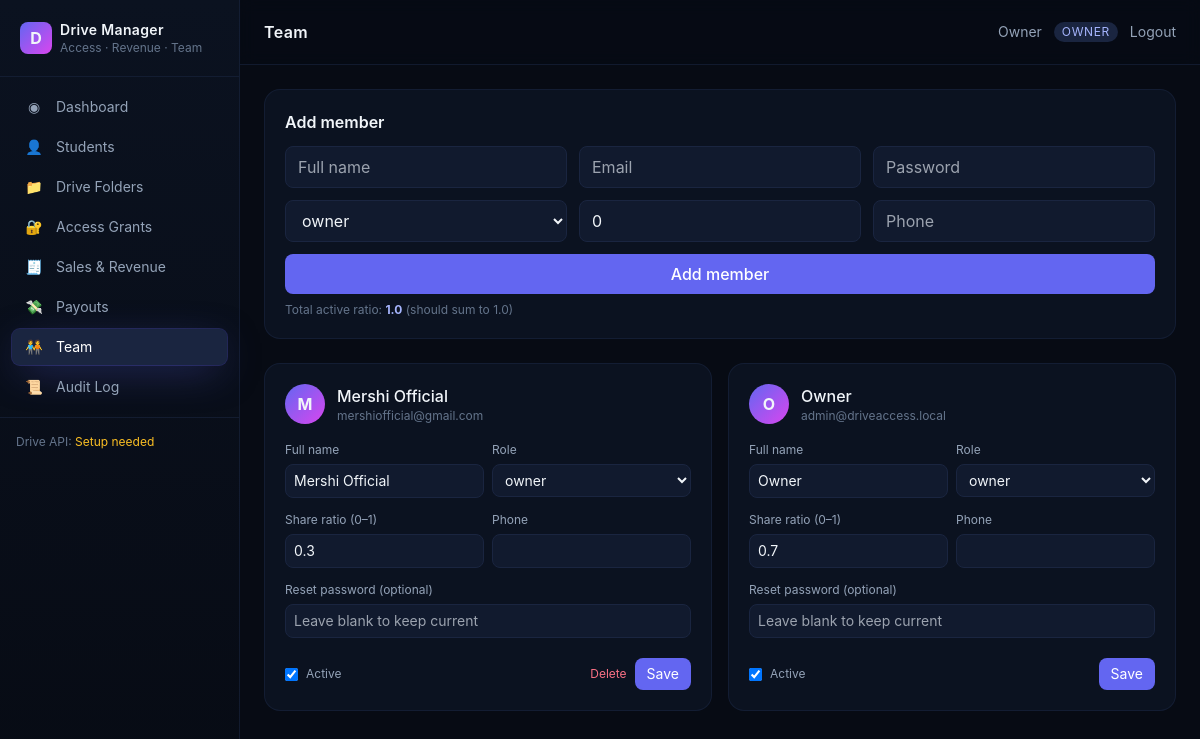
Screenshot of /team (signed in) with the database file from the repository.
### app/db.py (models this page shows)
class User(Base):
    __tablename__ = "users"
    id = Column(Integer, primary_key=True)
    email = Column(String(190), unique=True, nullable=False, index=True)
    password_hash = Column(String(255), nullable=False)
    full_name = Column(String(120), nullable=False)
    role = Column(Enum(UserRole), nullable=False, default=UserRole.viewer)
    is_active = Column(Boolean, nullable=False, default=True)
    default_ratio = Column(Float, nullable=False, default=0.0)
    phone = Column(String(40), nullable=True)
    notes = Column(Text, nullable=True)
    created_at = Column(DateTime, default=datetime.utcnow)
    updated_at = Column(DateTime, default=datetime.utcnow, onupdate=datetime.utcnow)
    payouts = relationship("Payout", back_populates="user", cascade="all,delete")

### app/routers/team.py (the view)
@router.get("/team", response_class=HTMLResponse)
def team_list(request: Request, db: Session = Depends(get_db), user=Depends(require_perm("team.view"))):
    members = db.query(User).order_by(User.role.asc(), User.full_name.asc()).all()
    total_ratio = round(sum(m.default_ratio for m in members if m.is_active), 4)
    return templates.TemplateResponse("team/list.html", {
        "request": request, "user": user, "members": members,
        "total_ratio": total_ratio, "can": can, "UserRole": UserRole,
    })

### app/templates/team/list.html (shortened to what this page needs)
{% extends "base.html" %}
{% block heading %}Team{% endblock %}
{% block content %}
{% if can(user.role, 'team.create') %}
<div class="rounded-2xl border border-ink-700/60 bg-ink-900 p-5 mb-6">
  <h3 class="font-semibold mb-3">Add member</h3>
  <form method="post" action="/team/new" class="grid grid-cols-1 md:grid-cols-3 gap-3">
    <input name="full_name" required placeholder="Full name" class="px-3 py-2 rounded-lg bg-ink-800 border border-ink-700">
    <input name="email" type="email" required placeholder="Email" class="px-3 py-2 rounded-lg bg-ink-800 border border-ink-700">
    <input name="password" type="password" required placeholder="Password" class="px-3 py-2 rounded-lg bg-ink-800 border border-ink-700">
    <select name="role" required class="px-3 py-2 rounded-lg bg-ink-800 border border-ink-700">
      {% for r in UserRole %}
      <option value="{{ r.value }}">{{ r.value }}</option>
      {% endfor %}
    </select>
    <input name="default_ratio" type="number" step="0.01" min="0" max="1" value="0" placeholder="Share ratio (0–1)" class="px-3 py-2 rounded-lg bg-ink-800 border border-ink-700">
    <input name="phone" placeholder="Phone" class="px-3 py-2 rounded-lg bg-ink-800 border border-ink-700">
    <button class="px-4 py-2 rounded-lg bg-brand-500 hover:bg-brand-400 text-white font-medium md:col-span-3">Add member</button>
  </form>
  <p class="text-xs text-slate-500 mt-2">Total active ratio: <b class="text-brand-300">{{ total_ratio }}</b> (should sum to 1.0)</p>
</div>
{% endif %}
<div class="grid grid-cols-1 md:grid-cols-2 gap-4">
  {% for m in members %}
  <div class="rounded-2xl border border-ink-700/60 bg-ink-900 p-5">
    <form method="post" action="/team/{{ m.id }}/update" class="space-y-3">
      <div class="flex items-center justify-between">
        <div class="flex items-center gap-3">
          <div class="w-10 h-10 rounded-full bg-gradient-to-br from-brand-500 to-fuchsia-500 grid place-items-center font-bold">
            {{ m.full_name[0]|upper }}
          </div>
          <div>
            <div class="font-medium">{{ m.full_name }}</div>
            <div class="text-xs text-slate-500">{{ m.email }}</div>
          </div>
        </div>
      </div>
      <div class="grid grid-cols-2 gap-2">
        <div>
          <label class="text-xs text-slate-400">Full name</label>
          <input name="full_name" value="{{ m.full_name }}" required class="w-full mt-1 px-2 py-1.5 rounded-lg bg-ink-800 border border-ink-700 text-sm">
        </div>
        <div>
          <label class="text-xs text-slate-400">Role</label>
          <select name="role" class="w-full mt-1 px-2 py-1.5 rounded-lg bg-ink-800 border border-ink-700 text-sm">
            {% for r in UserRole %}
            <option value="{{ r.value }}" {% if m.role == r %}selected{% endif %}>{{ r.value }}</option>
            {% endfor %}
          </select>
        </div>
        <div>
          <label class="text-xs text-slate-400">Share ratio (0–1)</label>
          <input name="default_ratio" type="number" step="0.01" min="0" max="1" value="{{ m.default_ratio }}"
                 class="w-full mt-1 px-2 py-1.5 rounded-lg bg-ink-800 border border-ink-700 text-sm">
        </div>
        <div>
          <label class="text-xs text-slate-400">Phone</label>
          <input name="phone" value="{{ m.phone or '' }}" class="w-full mt-1 px-2 py-1.5 rounded-lg bg-ink-800 border border-ink-700 text-sm">
        </div>
        <div class="col-span-2">
          <label class="text-xs text-slate-400">Reset password (optional)</label>
          <input name="password" type="password" placeholder="Leave blank to keep current" class="w-full mt-1 px-2 py-1.5 rounded-lg bg-ink-800 border border-ink-700 text-sm">
        </div>
      </div>
      <div class="flex items-center justify-between pt-2">
        <label class="flex items-center gap-2 text-xs text-slate-400">
          <input type="checkbox" name="is_active" value="1" {% if m.is_active %}checked{% endif %} class="rounded"> Active
        </label>
        <div class="flex gap-2">
          {% if can(user.role, 'team.delete') and m.id != user.id %}
          <button formaction="/team/{{ m.id }}/delete" class="text-rose-400 hover:underline text-xs"
                  onclick="return confirm('Delete {{ m.full_name }}?')">Delete</button>
          {% endif %}
          {% if can(user.role, 'team.update') %}
          <button class="px-3 py-1.5 rounded-lg bg-brand-500 hover:bg-brand-400 text-white text-sm">Save</button>
          {% endif %}
        </div>
      </div>
    </form>
  </div>
  {% endfor %}
</div>
{% endblock %}

### app/templates/base.html (shortened to what this page needs)
<!DOCTYPE html>
<html lang="en" class="h-full">
<head>
<script src="https://cdn.tailwindcss.com"></script>
<link rel="stylesheet" href="/static/css/app.css">
</head>
<body class="h-full bg-ink-950 text-slate-100 antialiased">
<div class="flex min-h-full">
  {% include "partials/sidebar.html" %}
  <main class="flex-1 min-w-0">
    <header class="sticky top-0 z-30 backdrop-blur bg-ink-950/70 border-b border-ink-700/60">
      <div class="flex items-center justify-between px-6 h-16">
        <div class="flex items-center gap-3">
          <h1 class="text-base font-semibold tracking-wide">{% block heading %}Dashboard{% endblock %}</h1>
        </div>
        <div class="flex items-center gap-3 text-sm text-slate-400">
          <span>{{ user.full_name }}</span>
          <span class="px-2 py-0.5 rounded-full bg-ink-700 text-brand-300 text-xs uppercase tracking-wider">{{ user.role.value }}</span>
          <form method="post" action="/logout">
            <button class="text-slate-400 hover:text-white transition">Logout</button>
          </form>
        </div>
      </div>
    </header>
    <div class="p-6">
      {% set _flash = pop_flash(request) %}
      {% block content %}{% endblock %}
    </div>
  </main>
</div>
</body>
</html>

### app/static/css/app.css (style rules this page uses)
html, body { font-family: 'Inter', system-ui, -apple-system, 'Segoe UI', sans-serif; }

### rows the page displays
User: full_name "Owner", role.value "OWNER", full_name "O", email "admin@driveaccess.local", role "owner", default_ratio "0.7", is_active "☑", shows "Save"
User: full_name "M", full_name "Mershi Official", email "mershiofficial@gmail.com", role "owner", default_ratio "0.3", is_active "☑"

### other values shown
{{ icon|safe }} "◉ 👤 📁 🔐 🧾 💸 🧑‍🤝‍🧑 📜"
{{ label }} "Dashboard Students Drive Folders Access Grants Sales & Revenue Payouts Team Audit Log"
{{ total_ratio }} "1.0"
form field role "owner"
